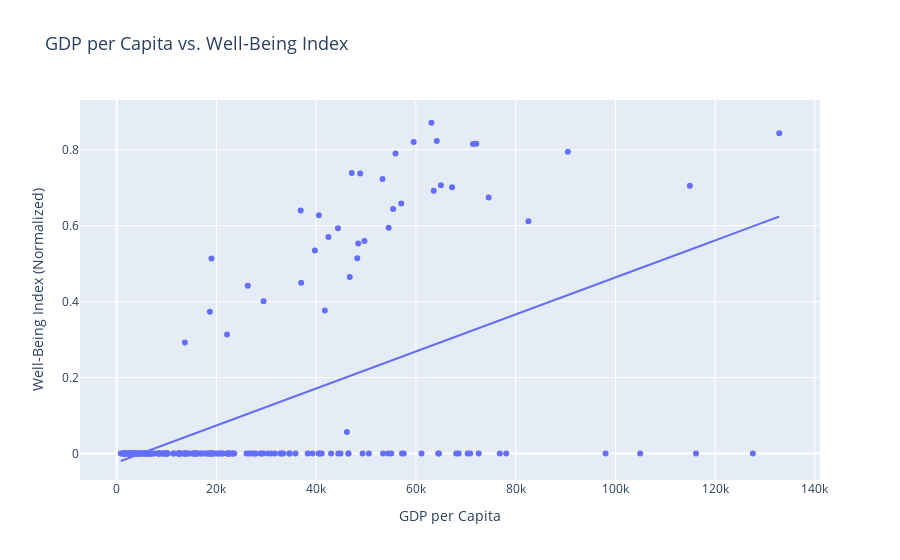
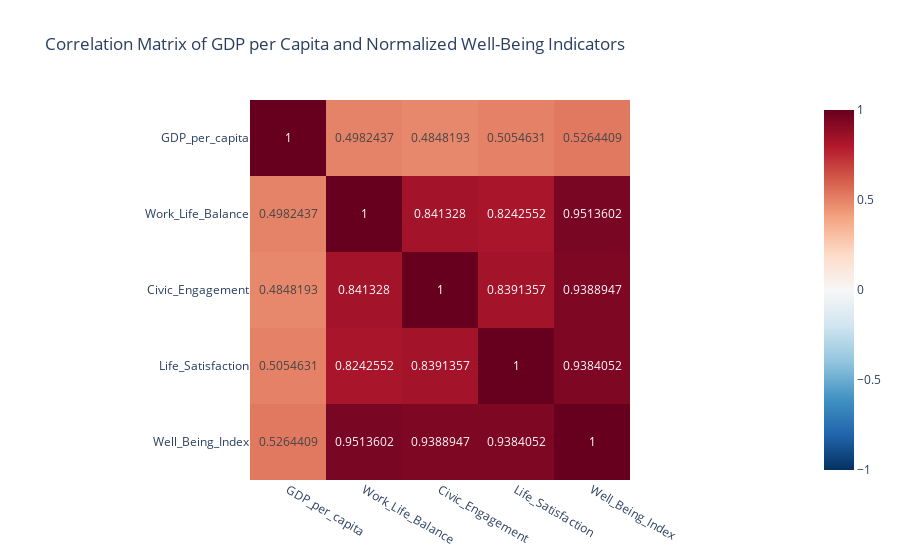

Notebook code for these charts, in order:
### Code cell
# Visualize the relationship between GDP per capita and the Well-Being Index
fig1 = px.scatter(
    simplified_df_clean, 
    x='GDP_per_capita', 
    y='Well_Being_Index',
    hover_name='Country',
    title='GDP per Capita vs. Well-Being Index',
    labels={'GDP_per_capita': 'GDP per Capita', 'Well_Being_Index': 'Well-Being Index (Normalized)'},
    trendline='ols'
)

fig1.update_layout(
    xaxis=dict(title=dict(font=dict(size=14))),
    yaxis=dict(title=dict(font=dict(size=14))),
    hoverlabel=dict(font_size=12),
    title=dict(font=dict(size=18))
)

fig1.show()

# Create a correlation matrix for GDP and all normalized indicators
correlation_matrix = simplified_df_clean[['GDP_per_capita', 'Work_Life_Balance', 
                                        'Civic_Engagement', 'Life_Satisfaction', 
                                        'Well_Being_Index']].corr()

print("\nCorrelation Matrix:")
display(correlation_matrix)

# Visualize the correlation matrix
fig2 = px.imshow(
    correlation_matrix,
    text_auto=True,
    title='Correlation Matrix of GDP per Capita and Normalized Well-Being Indicators',
    color_continuous_scale='RdBu_r',
    zmin=-1, zmax=1
)

fig2.show()

### Figure 1 — Plotly figure (JSON) as saved in the notebook; plotly's stock layout.template omitted (floating-point values rounded to 4 significant figures; data arrays with more than 128 entries replaced by an {"elided": "..."} marker saying what was removed)
{"data": [{"hovertemplate": "<b>%{hovertext}</b><br><br>GDP per Capita=%{x}<br>Well-Being Index (Normalized)=%{y}<extra></extra>", "hovertext": {"elided": "213 str values"}, "legendgroup": "", "marker": {"color": "#636efa", "symbol": "circle"}, "mode": "markers", "name": "", "orientation": "v", "showlegend": false, "type": "scatter", "x": {"elided": "213 float values"}, "xaxis": "x", "y": {"elided": "213 float values"}, "yaxis": "y"}, {"hovertemplate": "<b>OLS trendline</b><br>Well_Being_Index = 4.8778e-06 * GDP_per_capita + -0.0238047<br>R<sup>2</sup>=0.277140<br><br>GDP per Capita=%{x}<br>Well-Being Index (Normalized)=%{y} <b>(trend)</b><extra></extra>", "legendgroup": "", "marker": {"color": "#636efa", "symbol": "circle"}, "mode": "lines", "name": "", "showlegend": false, "type": "scatter", "x": {"elided": "213 float values"}, "xaxis": "x", "y": {"elided": "213 float values"}, "yaxis": "y"}], "layout": {"hoverlabel": {"font": {"size": 12}}, "legend": {"tracegroupgap": 0}, "title": {"font": {"size": 18}, "text": "GDP per Capita vs. Well-Being Index"}, "xaxis": {"anchor": "y", "domain": [0, 1], "title": {"font": {"size": 14}, "text": "GDP per Capita"}}, "yaxis": {"anchor": "x", "domain": [0, 1], "title": {"font": {"size": 14}, "text": "Well-Being Index (Normalized)"}}}}

### Figure 2 — Plotly figure (JSON) as saved in the notebook; plotly's stock layout.template omitted (floating-point values rounded to 4 significant figures)
{"data": [{"coloraxis": "coloraxis", "hovertemplate": "x: %{x}<br>y: %{y}<br>color: %{z}<extra></extra>", "name": "0", "texttemplate": "%{z}", "type": "heatmap", "x": ["GDP_per_capita", "Work_Life_Balance", "Civic_Engagement", "Life_Satisfaction", "Well_Being_Index"], "xaxis": "x", "y": ["GDP_per_capita", "Work_Life_Balance", "Civic_Engagement", "Life_Satisfaction", "Well_Being_Index"], "yaxis": "y", "z": [[1.0, 0.4982, 0.4848, 0.5055, 0.5264], [0.4982, 1.0, 0.8413, 0.8243, 0.9514], [0.4848, 0.8413, 1.0, 0.8391, 0.9389], [0.5055, 0.8243, 0.8391, 1.0, 0.9384], [0.5264, 0.9514, 0.9389, 0.9384, 1.0]]}], "layout": {"coloraxis": {"cmax": 1, "cmin": -1, "colorscale": [[0, "rgb(5,48,97)"], [0.1, "rgb(33,102,172)"], [0.2, "rgb(67,147,195)"], [0.3, "rgb(146,197,222)"], [0.4, "rgb(209,229,240)"], [0.5, "rgb(247,247,247)"], [0.6, "rgb(253,219,199)"], [0.7, "rgb(244,165,130)"], [0.8, "rgb(214,96,77)"], [0.9, "rgb(178,24,43)"], [1, "rgb(103,0,31)"]]}, "title": {"text": "Correlation Matrix of GDP per Capita and Normalized Well-Being Indicators"}, "xaxis": {"anchor": "y", "constrain": "domain", "domain": [0, 1], "scaleanchor": "y"}, "yaxis": {"anchor": "x", "autorange": "reversed", "constrain": "domain", "domain": [0, 1]}}}
